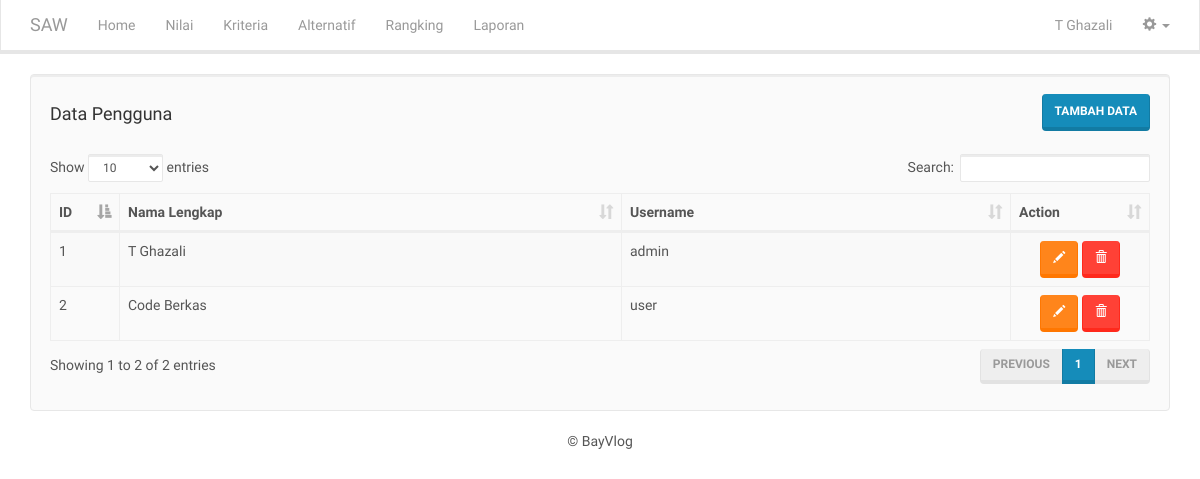
/user.php (signed in), run on an earlier commit of the app's database.
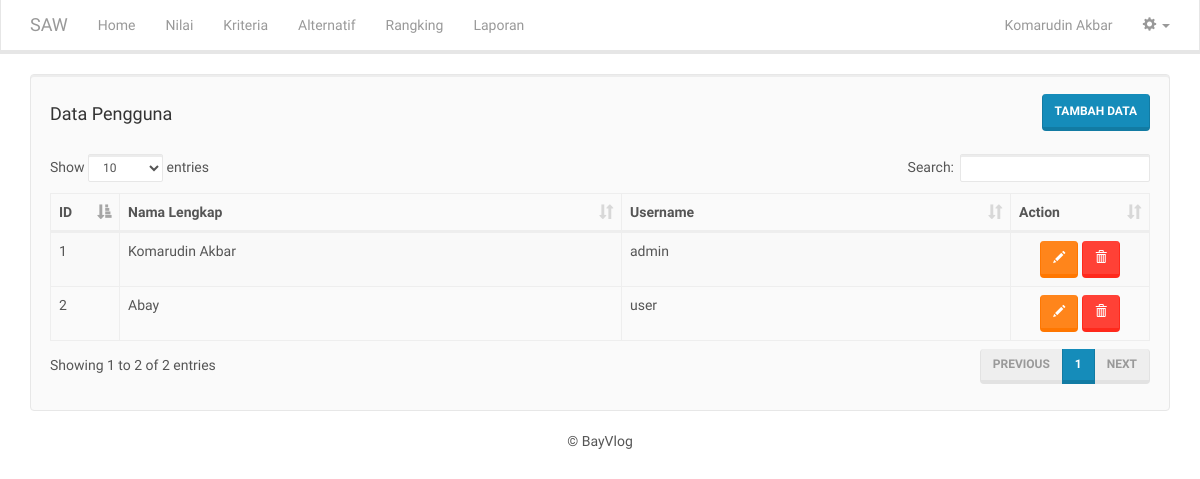
And on a later commit of the database.
### tables this page shows
CREATE TABLE IF NOT EXISTS `pengguna` (
  `id_pengguna` int(11) NOT NULL,
  `nama_lengkap` varchar(255) NOT NULL,
  `username` varchar(100) NOT NULL,
  `password` varchar(100) NOT NULL
);

### includes/user.inc.php (called while the page is built, shortened)
<?php
class User{
	private $conn;
	private $table_name = "pengguna";
	public function __construct($db){
		$this->conn = $db;
	}
	function readAll(){
		$query = "SELECT * FROM ".$this->table_name." ORDER BY id_pengguna ASC";
		$stmt = $this->conn->prepare( $query );
		$stmt->execute();
		return $stmt;
	}
}
?>

### user.php (the view)
<?php
include "header.php";
include_once 'includes/user.inc.php';
$pro = new User($db);
$stmt = $pro->readAll();
?>
<div class="well">
    <div class="row">
        <div class="col-md-6 text-left">
            <h4>Data Pengguna</h4>
        </div>
        <div class="col-md-6 text-right">
            <button onclick="location.href='user-baru.php'" class="btn btn-primary">Tambah Data</button>
        </div>
    </div>
    <br/>
    <table width="100%" class="table table-striped table-bordered" id="tabeldata">
        <thead>
            <tr>
                <th width="30px">ID</th>
                <th>Nama Lengkap</th>
                <th>Username</th>
                <th width="100px">Action</th>
            </tr>
        </thead>
        <tbody>
    <?php
    while ($row = $stmt->fetch(PDO::FETCH_ASSOC)){
    ?>
            <tr>
                <td><?php echo $row['id_pengguna'] ?></td>
    	    <td><?php echo $row['nama_lengkap'] ?></td>
    	    <td><?php echo $row['username'] ?></td>
            <td class="text-center">
    		  <a href="user-ubah.php?id=<?php echo $row['id_pengguna'] ?>" class="btn btn-warning"><span class="glyphicon glyphicon-pencil" aria-hidden="true"></span></a>
    		  <a href="user-hapus.php?id=<?php echo $row['id_pengguna'] ?>" onclick="return confirm('Yakin ingin menghapus data')" class="btn btn-danger"><span class="glyphicon glyphicon-trash" aria-hidden="true"></span></a>
    	    </td>
            </tr>
    <?php
    }
    ?>
        </tbody>
    </table>
</div>
<?php include "footer.php"; ?>

### header.php (shortened to what this page needs)
<!DOCTYPE html>
<html lang="en">
  <head>
    <link href="css/bootstrap.min.css" rel="stylesheet">
    <link href="css/dataTables.bootstrap.min.css" rel="stylesheet">
  </head>
  <body>
	<nav class="navbar navbar-inverse navbar-static-top">
	  <div class="container">
		<div class="navbar-header">
		  <a class="navbar-brand" href="index.php">SAW</a>
		</div>
		<div class="collapse navbar-collapse" id="bs-example-navbar-collapse-1">
		  <ul class="nav navbar-nav">
			<li><a href="index.php">Home</a></li>
			<li><a href="nilai.php">Nilai</a></li>
			<li><a href="kriteria.php">Kriteria</a></li>
			<li><a href="alternatif.php">Alternatif</a></li>
			<li><a href="rangking.php">Rangking</a></li>
			<li><a href="laporan.php">Laporan</a></li>
		  </ul>
		  <ul class="nav navbar-nav navbar-right">
			<li><a href="profil.php"><?php echo $_SESSION['nama_lengkap'] ?></a></li>
			<li class="dropdown">
			  <a href="#" class="dropdown-toggle" data-toggle="dropdown" role="button" aria-haspopup="true" aria-expanded="false"><span class="glyphicon glyphicon-cog"></span> <span class="caret"></span></a>
			</li>
		  </ul>
		</div>
	  </div>
	</nav>
    <div class="container">

What changed in the data, as far as the page shows it:
changed pengguna "admin": nama_lengkap "T Ghazali" → "Komarudin Akbar"
changed pengguna "user": nama_lengkap "Code Berkas" → "Abay"
Also different on the page:
$_SESSION['nama_lengkap']: "T Ghazali" → "Komarudin Akbar"
